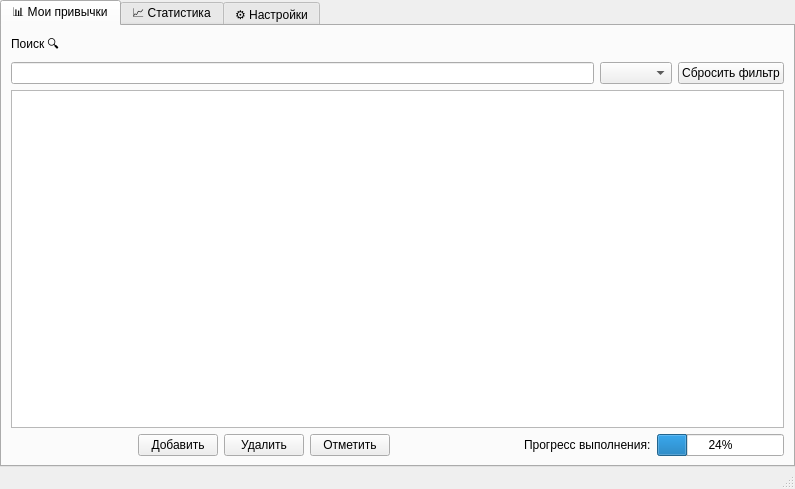
<?xml version="1.0" encoding="UTF-8"?>
<ui version="4.0">
 <class>MainWindow</class>
 <widget class="QMainWindow" name="MainWindow">
  <property name="enabled">
   <bool>true</bool>
  </property>
  <property name="geometry">
   <rect>
    <x>0</x>
    <y>0</y>
    <width>795</width>
    <height>489</height>
   </rect>
  </property>
  <property name="windowTitle">
   <string>MainWindow</string>
  </property>
  <property name="styleSheet">
   <string notr="true"/>
  </property>
  <widget class="QWidget" name="centralwidget">
   <layout class="QVBoxLayout" name="centralLayout">
    <property name="spacing">
     <number>0</number>
    </property>
    <property name="leftMargin">
     <number>0</number>
    </property>
    <property name="topMargin">
     <number>0</number>
    </property>
    <property name="rightMargin">
     <number>0</number>
    </property>
    <property name="bottomMargin">
     <number>0</number>
    </property>
    <item>
     <widget class="QTabWidget" name="tabWidget">
      <property name="enabled">
       <bool>true</bool>
      </property>
      <property name="currentIndex">
       <number>0</number>
      </property>
      <widget class="QWidget" name="tab_general">
       <attribute name="title">
        <string>📊 Мои привычки</string>
       </attribute>
       <layout class="QVBoxLayout" name="tabGeneralLayout">
        <item>
         <layout class="QVBoxLayout" name="verticalLayout_2">
          <item>
           <layout class="QGridLayout" name="gridLayout_2">
            <item row="0" column="0">
             <widget class="QLabel" name="label_4">
              <property name="text">
               <string>Поиск 🔍 </string>
              </property>
             </widget>
            </item>
            <item row="1" column="0">
             <widget class="QLineEdit" name="SearchEdit"/>
            </item>
            <item row="1" column="2">
             <widget class="QPushButton" name="DeleteFilterBtn">
              <property name="text">
               <string>Сбросить фильтр</string>
              </property>
             </widget>
            </item>
            <item row="1" column="1">
             <widget class="QComboBox" name="FilterBox"/>
            </item>
            <item row="2" column="0" colspan="3">
             <widget class="QTableView" name="HabitList"/>
            </item>
           </layout>
          </item>
          <item>
           <layout class="QHBoxLayout" name="horizontalLayout">
            <item>
             <spacer name="horizontalSpacer_2">
              <property name="orientation">
               <enum>Qt::Horizontal</enum>
              </property>
              <property name="sizeHint" stdset="0">
               <size>
                <width>20</width>
                <height>20</height>
               </size>
              </property>
             </spacer>
            </item>
            <item>
             <widget class="QPushButton" name="AddHabbitBtn">
              <property name="text">
               <string>Добавить</string>
              </property>
             </widget>
            </item>
            <item>
             <widget class="QPushButton" name="DeleteHabbitBtn">
              <property name="text">
               <string>Удалить</string>
              </property>
             </widget>
            </item>
            <item>
             <widget class="QPushButton" name="MarkHabbitBtn">
              <property name="text">
               <string>Отметить</string>
              </property>
             </widget>
            </item>
            <item>
             <spacer name="horizontalSpacer">
              <property name="orientation">
               <enum>Qt::Horizontal</enum>
              </property>
              <property name="sizeHint" stdset="0">
               <size>
                <width>40</width>
                <height>20</height>
               </size>
              </property>
             </spacer>
            </item>
            <item>
             <widget class="QLabel" name="label">
              <property name="text">
               <string>Прогресс выполнения:</string>
              </property>
             </widget>
            </item>
            <item>
             <widget class="QProgressBar" name="progressBar">
              <property name="value">
               <number>24</number>
              </property>
             </widget>
            </item>
           </layout>
          </item>
         </layout>
        </item>
       </layout>
      </widget>
      <widget class="QWidget" name="tab_statistic">
       <attribute name="title">
        <string>📈 Статистика</string>
       </attribute>
       <layout class="QVBoxLayout" name="tabStatisticLayout">
        <item>
         <layout class="QGridLayout" name="gridLayout">
          <item row="0" column="2">
           <widget class="QLabel" name="label_2">
            <property name="text">
             <string>Период:</string>
            </property>
           </widget>
          </item>
          <item row="0" column="4">
           <spacer name="horizontalSpacer_3">
            <property name="orientation">
             <enum>Qt::Horizontal</enum>
            </property>
            <property name="sizeType">
             <enum>QSizePolicy::Expanding</enum>
            </property>
            <property name="sizeHint" stdset="0">
             <size>
              <width>200</width>
              <height>20</height>
             </size>
            </property>
           </spacer>
          </item>
          <item row="0" column="5">
           <widget class="QPushButton" name="UpdateStaticBtn">
            <property name="text">
             <string>Обновить график</string>
            </property>
           </widget>
          </item>
          <item row="0" column="1">
           <widget class="QComboBox" name="HabitBox"/>
          </item>
          <item row="0" column="0">
           <widget class="QLabel" name="label_3">
            <property name="text">
             <string>Привычки:</string>
            </property>
           </widget>
          </item>
          <item row="0" column="3">
           <widget class="QComboBox" name="TimeBox"/>
          </item>
         </layout>
        </item>
        <item>
         <widget class="QWidget" name="InsertWidget" native="true">
          <property name="sizePolicy">
           <sizepolicy hsizetype="Preferred" vsizetype="Expanding">
            <horstretch>0</horstretch>
            <verstretch>0</verstretch>
           </sizepolicy>
          </property>
         </widget>
        </item>
        <item>
         <widget class="QLabel" name="StaticLabel">
          <property name="text">
           <string/>
          </property>
         </widget>
        </item>
       </layout>
      </widget>
      <widget class="QWidget" name="tab_3">
       <attribute name="title">
        <string>⚙️ Настройки</string>
       </attribute>
       <layout class="QVBoxLayout" name="tabSettingsLayout">
        <item>
         <layout class="QVBoxLayout" name="verticalLayout">
          <item>
           <widget class="QLabel" name="label_5">
            <property name="text">
             <string>Настройки Пользователя :</string>
            </property>
           </widget>
          </item>
          <item>
           <widget class="QLabel" name="UserNameLabel">
            <property name="text">
             <string>Пользователь не найден</string>
            </property>
           </widget>
          </item>
         </layout>
        </item>
        <item>
         <layout class="QHBoxLayout" name="topSettingsLayout">
          <item>
           <widget class="QGroupBox" name="SecutityBox">
            <property name="sizePolicy">
             <sizepolicy hsizetype="Preferred" vsizetype="Preferred">
              <horstretch>0</horstretch>
              <verstretch>0</verstretch>
             </sizepolicy>
            </property>
            <property name="title">
             <string>Безопасность</string>
            </property>
            <layout class="QGridLayout" name="gridLayout_3">
             <item row="0" column="0">
              <widget class="QLabel" name="label_6">
               <property name="text">
                <string>Введите новый пароль</string>
               </property>
              </widget>
             </item>
             <item row="1" column="0">
              <widget class="QLineEdit" name="RegistPasswordEdit">
               <property name="echoMode">
                <enum>QLineEdit::Password</enum>
               </property>
              </widget>
             </item>
             <item row="2" column="0">
              <widget class="QLabel" name="label_7">
               <property name="text">
                <string>Подтвердите свой пароль</string>
               </property>
              </widget>
             </item>
             <item row="3" column="0">
              <widget class="QLineEdit" name="RegistPasswordConfirmEdit">
               <property name="echoMode">
                <enum>QLineEdit::Password</enum>
               </property>
              </widget>
             </item>
             <item row="3" column="1">
              <widget class="QPushButton" name="pushButton_6">
               <property name="text">
                <string>👁</string>
               </property>
              </widget>
             </item>
             <item row="4" column="0">
              <widget class="QPushButton" name="ChangePasswordBtn">
               <property name="text">
                <string>Сменить пароль</string>
               </property>
              </widget>
             </item>
            </layout>
           </widget>
          </item>
          <item>
           <widget class="QGroupBox" name="groupBox">
            <property name="sizePolicy">
             <sizepolicy hsizetype="Preferred" vsizetype="Preferred">
              <horstretch>0</horstretch>
              <verstretch>0</verstretch>
             </sizepolicy>
            </property>
            <property name="title">
             <string>Тема приложения:</string>
            </property>
            <layout class="QVBoxLayout" name="themeBoxLayout">
             <item>
              <layout class="QGridLayout" name="gridLayout_4">
               <item row="0" column="0">
                <widget class="QRadioButton" name="DarkUiRadioBtn">
                 <property name="text">
                  <string>🌙 Тёмная</string>
                 </property>
                 <attribute name="buttonGroup">
                  <string notr="true">UiColorGroup</string>
                 </attribute>
                </widget>
               </item>
               <item row="0" column="1">
                <widget class="QRadioButton" name="LightUiRadioBtn">
                 <property name="text">
                  <string>☀️ Светлая</string>
                 </property>
                 <attribute name="buttonGroup">
                  <string notr="true">UiColorGroup</string>
                 </attribute>
                </widget>
               </item>
              </layout>
             </item>
            </layout>
           </widget>
          </item>
          <item>
           <spacer name="horizontalSpacer_5">
            <property name="orientation">
             <enum>Qt::Horizontal</enum>
            </property>
            <property name="sizeHint" stdset="0">
             <size>
              <width>40</width>
              <height>20</height>
             </size>
            </property>
           </spacer>
          </item>
         </layout>
        </item>
        <item>
         <spacer name="verticalSpacer">
          <property name="orientation">
           <enum>Qt::Vertical</enum>
          </property>
          <property name="sizeHint" stdset="0">
           <size>
            <width>20</width>
            <height>40</height>
           </size>
          </property>
         </spacer>
        </item>
        <item>
         <layout class="QHBoxLayout" name="horizontalLayout_2">
          <item>
           <widget class="QPushButton" name="ExportProfileBtn">
            <property name="text">
             <string>Экспорт профиля</string>
            </property>
           </widget>
          </item>
          <item>
           <widget class="QPushButton" name="ImportProfileBtn">
            <property name="text">
             <string>Импорт профиля</string>
            </property>
           </widget>
          </item>
          <item>
           <spacer name="horizontalSpacer_4">
            <property name="orientation">
             <enum>Qt::Horizontal</enum>
            </property>
            <property name="sizeHint" stdset="0">
             <size>
              <width>40</width>
              <height>20</height>
             </size>
            </property>
           </spacer>
          </item>
          <item>
           <widget class="QPushButton" name="ResetBtn">
            <property name="text">
             <string>Сбросить данные</string>
            </property>
           </widget>
          </item>
          <item>
           <widget class="QPushButton" name="UnloginBrn">
            <property name="text">
             <string>Выйти из аккаунта</string>
            </property>
           </widget>
          </item>
         </layout>
        </item>
       </layout>
      </widget>
     </widget>
    </item>
   </layout>
  </widget>
  <widget class="QStatusBar" name="statusbar"/>
 </widget>
 <resources/>
 <connections/>
 <buttongroups>
  <buttongroup name="UiColorGroup"/>
 </buttongroups>
</ui>
